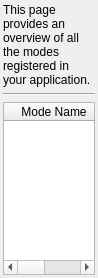
          <widget class="QWidget" name="pageModes">
           <property name="geometry">
            <rect>
             <x>0</x>
             <y>0</y>
             <width>98</width>
             <height>278</height>
            </rect>
           </property>
           <attribute name="label">
            <string>Application Modes</string>
           </attribute>
           <layout class="QGridLayout" name="gridLayout_5">
            <property name="leftMargin">
             <number>3</number>
            </property>
            <property name="topMargin">
             <number>3</number>
            </property>
            <property name="rightMargin">
             <number>3</number>
            </property>
            <property name="bottomMargin">
             <number>3</number>
            </property>
            <item row="0" column="0" colspan="2">
             <widget class="QLabel" name="label_11">
              <property name="text">
               <string>This page provides an overview of all the modes registered in your application.</string>
              </property>
              <property name="wordWrap">
               <bool>true</bool>
              </property>
             </widget>
            </item>
            <item row="1" column="0" colspan="2">
             <widget class="Line" name="line_4">
              <property name="orientation">
               <enum>Qt::Horizontal</enum>
              </property>
             </widget>
            </item>
            <item row="2" column="0" colspan="2">
             <widget class="QTableWidget" name="tableModes">
              <column>
               <property name="text">
                <string>Mode Name</string>
               </property>
              </column>
              <column>
               <property name="text">
                <string>Mode ID</string>
               </property>
              </column>
              <column>
               <property name="text">
                <string>Mode Shortcut</string>
               </property>
              </column>
              <column>
               <property name="text">
                <string>Context String</string>
               </property>
              </column>
              <column>
               <property name="text">
                <string>Help ID</string>
               </property>
              </column>
             </widget>
            </item>
           </layout>
          </widget>
